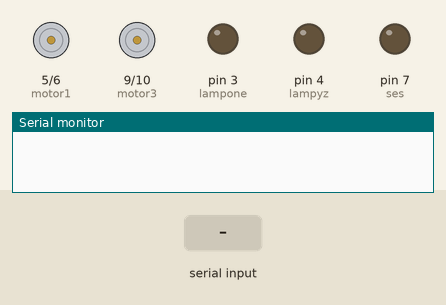
Recording of a sketch running on a simulated Arduino Uno, built with avr-gcc and run on an emulated ATmega328P. On the bench: motor-driver pin pairs drawn as motors (green arrow = first pin HIGH = forward, orange = second pin HIGH = backward, longer = more drive), output pins drawn as LEDs (lit = HIGH), the last lines printed to the serial monitor. The inputs (shaded band) are chosen by the test bench.

Above: at 1.2 s.
1.3 s: "R" received over the second serial link
At 1.8 s:
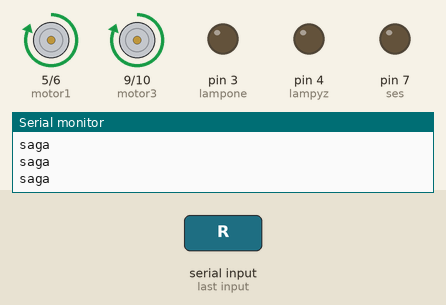
2.8 s: "L" received over the second serial link
At 4.0 s:
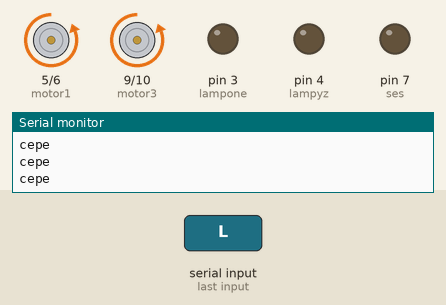
4.3 s: "F" received over the second serial link
At 5.4 s:
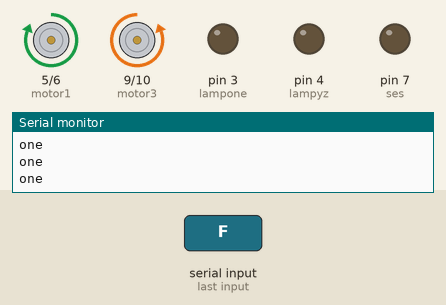
5.8 s: "B" received over the second serial link
At 6.5 s:
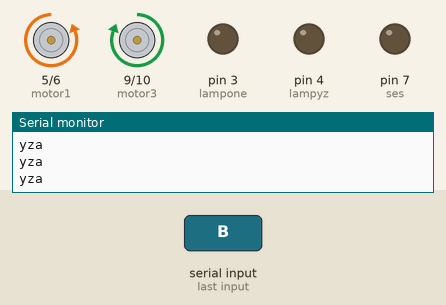
Timing chart, 0 to 8.3 s (numbered marks = the images above; inputs shaded):
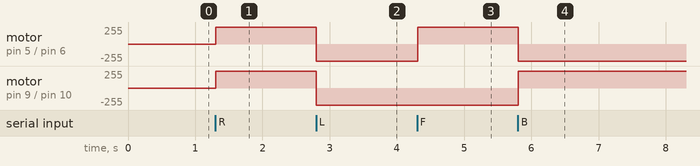

Measured:
- after the input at 1.3 s, motor on pin 5 (motor1) / pin 6 (motor2), motor on pin 9 (motor3) / pin 10 (motor4): stopped → forward 255/255 at once
- after the input at 2.8 s, motor on pin 5 (motor1) / pin 6 (motor2), motor on pin 9 (motor3) / pin 10 (motor4): forward 255/255 → backward 255/255 at once
- after the input at 4.3 s, motor on pin 5 (motor1) / pin 6 (motor2): backward 255/255 → forward 255/255 at once
- after the input at 5.8 s, motor on pin 5 (motor1) / pin 6 (motor2): forward 255/255 → backward 255/255 at once; motor on pin 9 (motor3) / pin 10 (motor4): backward 255/255 → forward 255/255 at once

The sketch:

Bluetooth_car_v4.ino
```cpp
#include <SoftwareSerial.h>
SoftwareSerial portOne(11, 12);
char inByte = 0;

int motor1 = 5;
int motor2 = 6;
int motor3 = 9;
int motor4 = 10;
int lampone = 3;
int lampyz = 4;
int ses = 7;

void setup() {
  Serial.begin(9600);
  while (!Serial) {
  }
  portOne.begin(9600);
  pinMode(motor1, OUTPUT);
  pinMode(motor2, OUTPUT);
  pinMode(motor3, OUTPUT);
  pinMode(motor4, OUTPUT);
  pinMode(lampone, OUTPUT);
  pinMode(lampyz, OUTPUT);
  pinMode(ses, OUTPUT);

 }

void loop() {
  portOne.listen();
  while (portOne.available() > 0) {
    inByte = portOne.read();
    Serial.write(inByte);
  }
  Serial.println();
  if (inByte == 'R')
  {
    digitalWrite(motor1, HIGH);
    digitalWrite(motor2, LOW);
    digitalWrite(motor3, HIGH);
    digitalWrite(motor4, LOW);
    Serial.write("saga");
  }
  else if (inByte == 'L')
  {

    digitalWrite(motor1, LOW);
    digitalWrite(motor2, HIGH);
    digitalWrite(motor3, LOW);
    digitalWrite(motor4, HIGH);
    Serial.write("cepe");
  }

  else if (inByte == 'F')
  {
    digitalWrite(motor1, HIGH);
    digitalWrite(motor2, LOW);
    digitalWrite(motor3, LOW);
    digitalWrite(motor4, HIGH);
    Serial.write("one");

  }

  else if (inByte == 'B')
  {
    digitalWrite(motor1, LOW);
    digitalWrite(motor2, HIGH);
    digitalWrite(motor3, HIGH);
    digitalWrite(motor4, LOW);
    Serial.write("yza");

  }
  else if (inByte == 'W')
  {
    digitalWrite(lampone, LOW);
    Serial.write("lamp");
  }

  else if (inByte== 'U')
  {
    digitalWrite(lampyz, LOW);
    Serial.write("yz");
  }

  else if (inByte== 'V')
  {
    digitalWrite(ses, LOW);
    Serial.write("juguldewik");
  }

  else if (inByte == 'S')
  {
    digitalWrite(motor1, LOW);
    digitalWrite(motor2, LOW);
    digitalWrite(motor3, LOW);
    digitalWrite(motor4, LOW);
    Serial.write("dur");
  }


}
```
